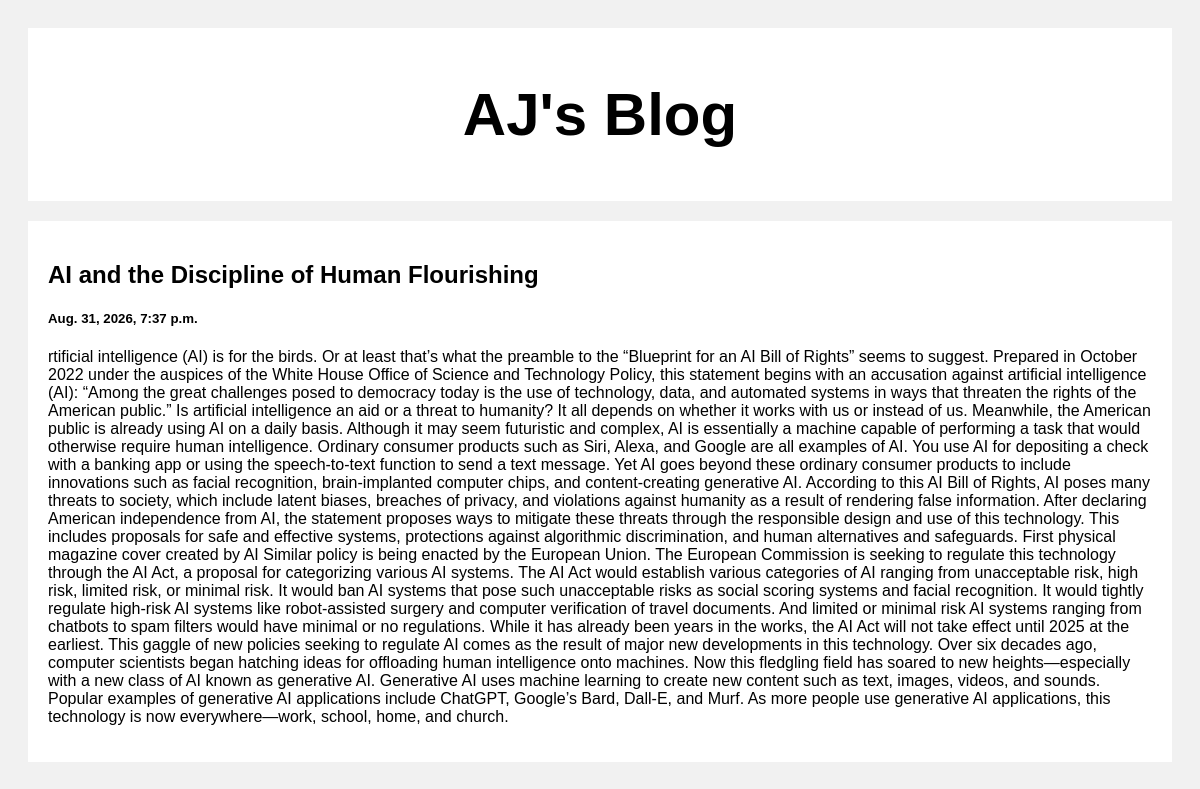
Screenshot of /post/2 with the database file from the repository.
### posts/models.py (models this page shows)
class Post(models.Model):
    title = models.CharField(max_length =100)
    body = models.CharField(max_length = 100000)
    created_at = models.DateTimeField(default=datetime.now, blank =True)

### posts/views.py (the view)
# urls.py: path('post/<str:pk>', views.post, name='post')
def post(request, pk):
    posts = Post.objects.get(id=pk)
    return render(request, 'posts.html', {'posts':posts})

### templates/posts.html (shortened to what this page needs)
<!DOCTYPE html>
<html>
<head>
</head>
<body>
<div class="header">
  <h2>AJ's Blog</h2>
</div>
<div class="row">
  <div class="leftcolumn">
    <div class="card">
        <h2>{{posts.title}}</h2>
        <h5>{{posts.created_at}}</h5>
        <p>{{posts.body}}</p>
    </div>
  </div>
</div>
</body>
</html>

### templates/posts.html (style rules this page uses)
* { box-sizing: border-box; }
body { font-family: Arial; padding: 20px; background: #f1f1f1; }
.header { padding: 2px; font-size: 40px; text-align: center; background: white; }
.leftcolumn { float: left; width: 100%; }
.card { background-color: white; padding: 20px; margin-top: 20px; }
.row:after { content: ""; display: table; clear: both; }

### rows the page displays
Post: title "AI and the Discipline of Human Flourishing", created_at "Aug. 31, 2026, 7:37 p.m.", body "rtificial intelligence (AI) is for the birds. Or at least that’s what the preamble to the “Blueprint for an AI Bill of Rights” seems to suggest. Prepared in October 2022 under the auspices of the White House Office of Science and Technology Policy, this statement begins with an accusation against artificial intelligence (AI): “Among the great challenges posed to democracy today is the use of technology, data, and automated systems in ways that threaten the rights of the American public.” Is artificial intelligence an aid or a threat to humanity? It all depends on whether it works with us or instead of us. Meanwhile, the American public is already using AI on a daily basis. Although it may…"
